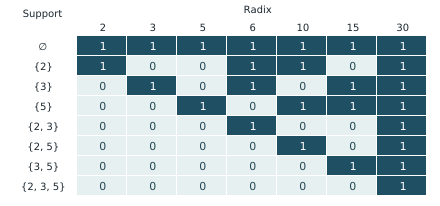

Recreate this plot in Python.
"""Render selected cases of the unsigned classification. Requires pycairo."""
from pathlib import Path
import csv

import cairo


HERE = Path(__file__).resolve().parent
SUPPORTS = [(), (2,), (3,), (5,), (2, 3), (2, 5), (3, 5), (2, 3, 5)]
BASES = [2, 3, 5, 6, 10, 15, 30]
WIDTH, HEIGHT = 440, 206


def limit(base, support):
    return int(all(base % p == 0 for p in support))


def support_label(support):
    return "{" + ", ".join(map(str, support)) + "}"


def draw(surface):
    ctx = cairo.Context(surface)
    ctx.set_source_rgb(1, 1, 1)
    ctx.paint()
    ctx.select_font_face("DejaVu Sans")

    def label(x, y, text, size, color=(0.10, 0.15, 0.18)):
        ctx.set_font_size(size)
        _, _, width, _, _, _ = ctx.text_extents(text)
        ctx.set_source_rgb(*color)
        ctx.move_to(x - width / 2, y)
        ctx.show_text(text)

    label(42, 17, "Support", 10)
    label(257, 13, "Radix", 10)
    left, top, w, h = 77, 36, 50, 20
    for j, base in enumerate(BASES):
        label(left + (j + 0.5) * w, top - 5, str(base), 10)
    for i, support in enumerate(SUPPORTS):
        y = top + i * h
        label(42, y + 14, support_label(support), 10)
        for j, base in enumerate(BASES):
            value = limit(base, support)
            x = left + j * w
            bg = (0.12, 0.31, 0.39) if value else (0.90, 0.94, 0.94)
            fg = (1, 1, 1) if value else (0.13, 0.27, 0.32)
            ctx.set_source_rgb(*bg)
            ctx.rectangle(x, y, w - 1, h - 1)
            ctx.fill()
            label(x + w / 2, y + 14, str(value), 11, fg)
    surface.finish()


if __name__ == "__main__":
    with (HERE / "classification.csv").open("w", newline="") as out:
        writer = csv.writer(out, lineterminator="\n")
        writer.writerow(["support", *BASES])
        for support in SUPPORTS:
            writer.writerow([support_label(support), *(limit(b, support) for b in BASES)])
    pdf = cairo.PDFSurface(str(HERE / "classification.pdf"), WIDTH, HEIGHT)
    pdf.set_metadata(cairo.PDF_METADATA_TITLE, "Finite-support interval discrepancy limits")
    pdf.set_metadata(cairo.PDF_METADATA_CREATE_DATE, "2026-11-24T00:00:00Z")
    draw(pdf)
    draw(cairo.SVGSurface(str(HERE / "classification.svg"), WIDTH, HEIGHT))
